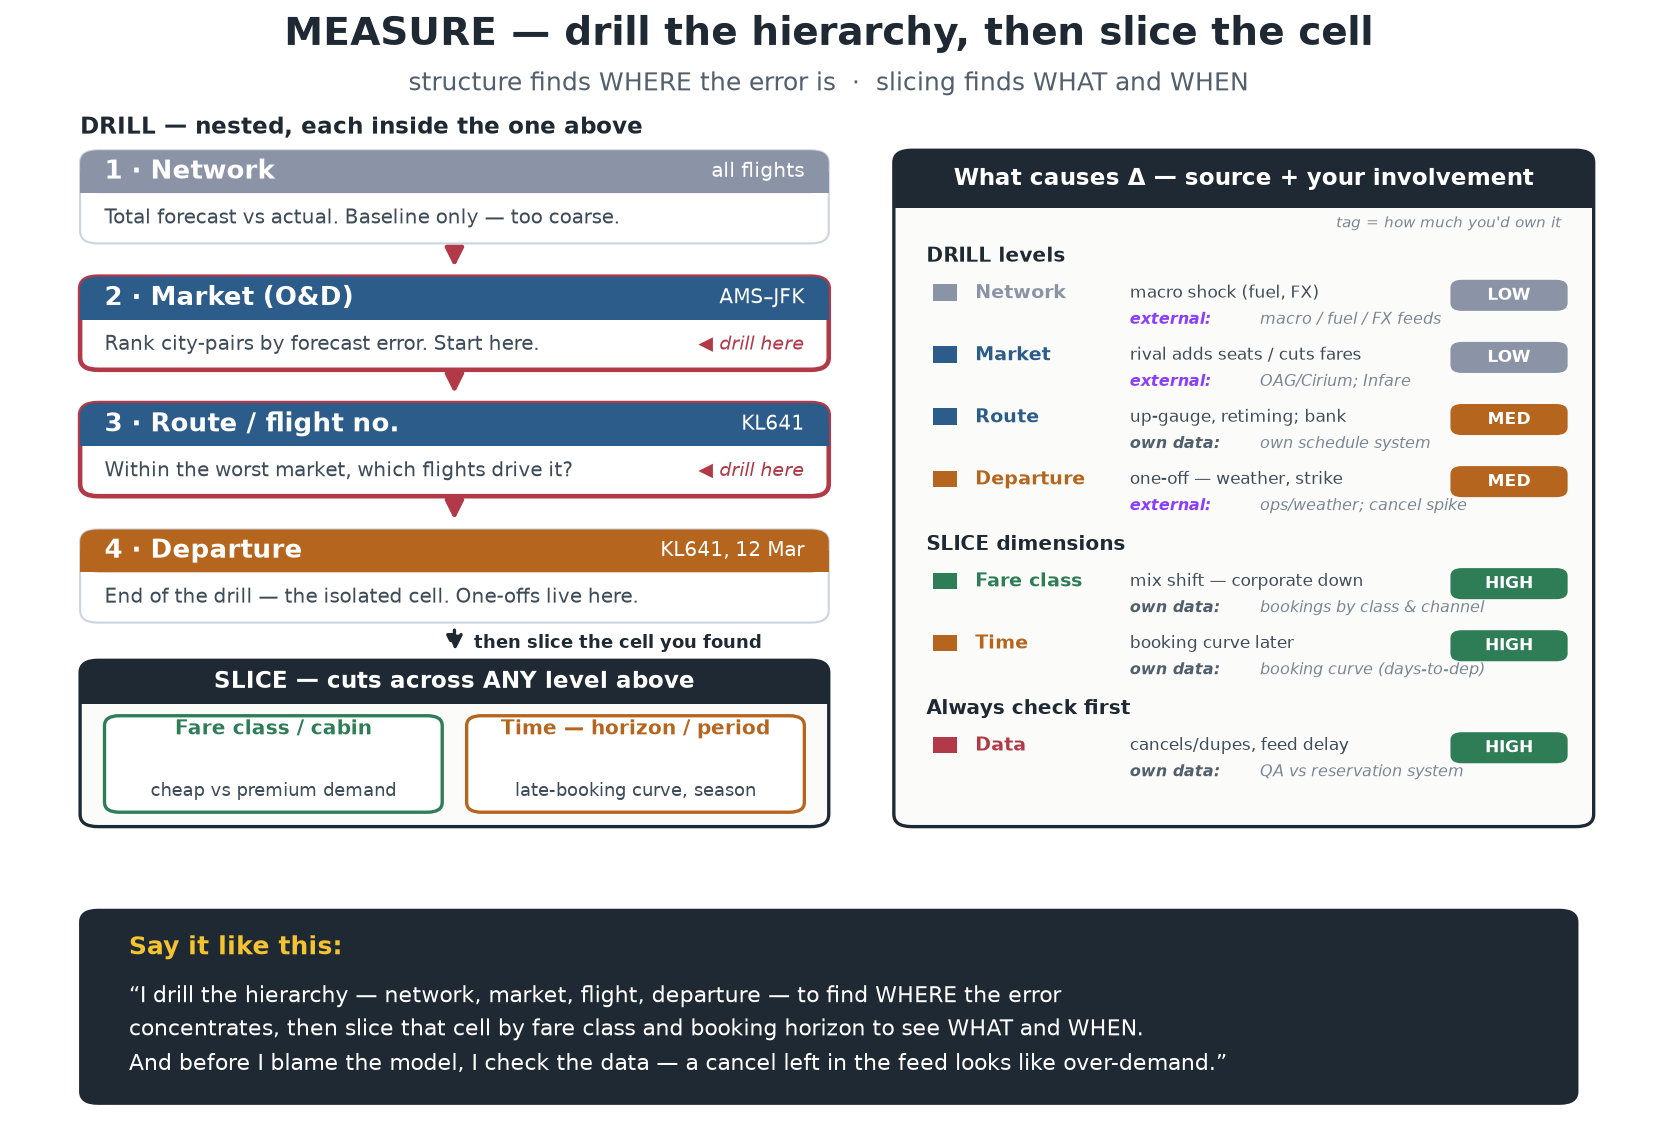

Generate this figure with Python:
import matplotlib
matplotlib.use("Agg")
import matplotlib.pyplot as plt
from matplotlib.patches import FancyBboxPatch, FancyArrowPatch
import os

# ---------------------------------------------------------------------
# MEASURE, done correctly: two distinct operations.
#   DRILL (nested hierarchy):  Network -> Market -> Route -> Departure
#   SLICE (cross-cutting, any level):  Fare class  +  Time (horizon/period)
# Right: causes of the gap, grouped the same way. Bottom: line to say.
# ---------------------------------------------------------------------

BLUE = "#2C5C8A"
AMBER = "#B5651D"
GREEN = "#2E7D57"
GREY = "#8A94A6"
RED = "#B23A48"
INK = "#1F2933"

fig, ax = plt.subplots(figsize=(14, 9.6))
ax.set_xlim(0, 100)
ax.set_ylim(0, 100)
ax.axis("off")
fig.patch.set_facecolor("white")


def hdr_card(x, y, w, h, color, title, grain, body, drill, hf=0.46, fs=12.5):
    edge = RED if drill else "#CBD5E1"
    lw = 2.2 if drill else 1.0
    ax.add_patch(FancyBboxPatch((x, y), w, h,
                 boxstyle="round,pad=0,rounding_size=1.1",
                 facecolor="white", edgecolor=edge, linewidth=lw, zorder=2))
    hh = h * hf
    ax.add_patch(FancyBboxPatch((x, y + h - hh), w, hh,
                 boxstyle="round,pad=0,rounding_size=1.1",
                 facecolor=color, edgecolor=color, linewidth=0, zorder=3))
    ax.add_patch(plt.Rectangle((x, y + h - hh), w, hh * 0.5,
                 facecolor=color, edgecolor="none", zorder=3))
    ax.text(x + 1.5, y + h - hh / 2, title, color="white", fontsize=fs,
            fontweight="bold", va="center", ha="left", zorder=4)
    if grain:
        ax.text(x + w - 1.5, y + h - hh / 2, grain, color="white", fontsize=9.5,
                va="center", ha="right", zorder=4)
    ax.text(x + 1.5, y + (h - hh) / 2, body, color="#3E4C59", fontsize=9.6,
            va="center", ha="left", zorder=4)
    if drill:
        ax.text(x + w - 1.5, y + (h - hh) / 2, "◀ drill here", color=RED,
                fontsize=9, va="center", ha="right", zorder=4, style="italic")


# ---- title ----
ax.text(50, 97.5, "MEASURE — drill the hierarchy, then slice the cell",
        fontsize=18.5, fontweight="bold", ha="center", color=INK)
ax.text(50, 93.4, "structure finds WHERE the error is  ·  slicing finds WHAT and WHEN",
        fontsize=12, ha="center", color="#52606D")

# ---- left: DRILL (nested hierarchy) ----
ax.text(4, 89.5, "DRILL — nested, each inside the one above",
        fontsize=11, fontweight="bold", color=INK, ha="left")
LX, LW = 4, 46
drill = [
    (GREY, "1 · Network", "all flights",
     "Total forecast vs actual. Baseline only — too coarse.", False),
    (BLUE, "2 · Market (O&D)", "AMS–JFK",
     "Rank city-pairs by forecast error. Start here.", True),
    (BLUE, "3 · Route / flight no.", "KL641",
     "Within the worst market, which flights drive it?", True),
    (AMBER, "4 · Departure", "KL641, 12 Mar",
     "End of the drill — the isolated cell. One-offs live here.", False),
]
top, ch, gap = 88, 8.4, 3.0
for i, (c, name, grain, body, dr) in enumerate(drill):
    yy = top - i * (ch + gap) - ch
    hdr_card(LX, yy, LW, ch, c, name, grain, body, dr)
    if i < len(drill) - 1:
        ax.add_patch(FancyArrowPatch((LX + LW / 2, yy - 0.3),
                     (LX + LW / 2, yy - gap + 0.5),
                     arrowstyle="-|>", mutation_scale=18,
                     color=RED, linewidth=2.2, zorder=1))

# ---- left-bottom: SLICE (cross-cutting) ----
sy, sh = 27, 15
ax.add_patch(FancyBboxPatch((LX, sy), LW, sh,
             boxstyle="round,pad=0,rounding_size=1.1",
             facecolor="#FBFBF9", edgecolor=INK, linewidth=1.6, zorder=2))
hh = sh * 0.26
ax.add_patch(FancyBboxPatch((LX, sy + sh - hh), LW, hh,
             boxstyle="round,pad=0,rounding_size=1.1",
             facecolor=INK, edgecolor=INK, linewidth=0, zorder=3))
ax.add_patch(plt.Rectangle((LX, sy + sh - hh), LW, hh * 0.5, facecolor=INK, zorder=3))
ax.text(LX + LW / 2, sy + sh - hh / 2,
        "SLICE — cuts across ANY level above",
        color="white", fontsize=11, fontweight="bold", va="center", ha="center", zorder=4)
# two chips
cw = (LW - 4.5) / 2
for j, (col, lab, txt) in enumerate([
        (GREEN, "Fare class / cabin", "cheap vs premium demand"),
        (AMBER, "Time — horizon / period", "late-booking curve, season")]):
    cx = LX + 1.5 + j * (cw + 1.5)
    ax.add_patch(FancyBboxPatch((cx, sy + 1.3), cw, sh - hh - 2.4,
                 boxstyle="round,pad=0,rounding_size=0.9",
                 facecolor="white", edgecolor=col, linewidth=1.6, zorder=3))
    ax.text(cx + cw / 2, sy + sh - hh - 2.3, lab, color=col, fontsize=9.8,
            fontweight="bold", va="center", ha="center", zorder=4)
    ax.text(cx + cw / 2, sy + 3.2, txt, color="#3E4C59", fontsize=8.6,
            va="center", ha="center", zorder=4)
# arrow: drill feeds slice, labeled
ay0 = top - 3 * (ch + gap) - ch - 0.3
ax.add_patch(FancyArrowPatch((LX + LW / 2, ay0), (LX + LW / 2, sy + sh + 0.4),
             arrowstyle="-|>", mutation_scale=16, color=INK,
             linewidth=1.6, linestyle=(0, (4, 3)), zorder=1))
ax.text(LX + LW / 2 + 1.2, (ay0 + sy + sh) / 2, "then slice the cell you found",
        color=INK, fontsize=8.6, fontweight="bold", va="center", ha="left", zorder=4)

# ---- right: causes, grouped ----
RX, RW = 54, 43
PY, PH = 27, 61
ax.add_patch(FancyBboxPatch((RX, PY), RW, PH,
             boxstyle="round,pad=0,rounding_size=1.1",
             facecolor="#FBFBF9", edgecolor=INK, linewidth=1.6, zorder=2))
hh = PH * 0.085
ax.add_patch(FancyBboxPatch((RX, PY + PH - hh), RW, hh,
             boxstyle="round,pad=0,rounding_size=1.1",
             facecolor=INK, edgecolor=INK, linewidth=0, zorder=3))
ax.add_patch(plt.Rectangle((RX, PY + PH - hh), RW, hh * 0.5, facecolor=INK, zorder=3))
ax.text(RX + RW / 2, PY + PH - hh / 2, "What causes Δ — source + your involvement",
        color="white", fontsize=11, fontweight="bold", va="center", ha="center", zorder=4)

# (color, label, cause, source, external?, rank)  rank 1 = you'd own it most
EXT, OWN = "#8A3FFC", "#52606D"

def tier(r):
    return GREEN if r <= 3 else (AMBER if r <= 5 else GREY)

rows = [
    ("group", "DRILL levels", None, None, None, None),
    (GREY, "Network", "macro shock (fuel, FX)", "macro / fuel / FX feeds", True, 6),
    (BLUE, "Market", "rival adds seats / cuts fares", "OAG/Cirium; Infare", True, 7),
    (BLUE, "Route", "up-gauge, retiming; bank", "own schedule system", False, 4),
    (AMBER, "Departure", "one-off — weather, strike", "ops/weather; cancel spike", True, 5),
    ("group", "SLICE dimensions", None, None, None, None),
    (GREEN, "Fare class", "mix shift — corporate down", "bookings by class & channel", False, 3),
    (AMBER, "Time", "booking curve later", "booking curve (days-to-dep)", False, 2),
    ("group", "Always check first", None, None, None, None),
    (RED, "Data", "cancels/dupes, feed delay", "QA vs reservation system", False, 1),
]
ax.text(RX + RW - 2, PY + PH - hh - 1.4, "tag = how much you'd own it",
        color="#7B8794", fontsize=7.4, va="center", ha="right", zorder=4, style="italic")

def tier_word(r):
    return ("HIGH", GREEN) if r <= 3 else (("MED", AMBER) if r <= 5 else ("LOW", GREY))
iy = PY + PH - hh - 4.4
for col, lab, txt, src, ext, rank in rows:
    if col == "group":
        ax.text(RX + 2, iy, lab, color=INK, fontsize=9.5, fontweight="bold",
                va="center", ha="left", zorder=4)
        iy -= 3.6
        continue
    ax.add_patch(plt.Rectangle((RX + 2.4, iy - 0.4), 1.5, 1.5, facecolor=col, zorder=4))
    ax.text(RX + 5, iy + 0.3, lab, color=col, fontsize=9.2, fontweight="bold",
            va="center", ha="left", zorder=4)
    ax.text(RX + 14.5, iy + 0.3, txt, color="#3E4C59", fontsize=8.3,
            va="center", ha="left", zorder=4)
    tag = "external:" if ext else "own data:"
    ax.text(RX + 14.5, iy - 2.1, tag, color=(EXT if ext else OWN), fontsize=7.6,
            fontweight="bold", va="center", ha="left", zorder=4, style="italic")
    ax.text(RX + 22.5, iy - 2.1, src, color="#7B8794", fontsize=7.6,
            va="center", ha="left", zorder=4, style="italic")
    # involvement tier tag (right)
    word, wcol = tier_word(rank)
    bw = 7.2
    bx = RX + RW - bw - 1.6
    ax.add_patch(FancyBboxPatch((bx, iy - 1.3), bw, 2.8,
                 boxstyle="round,pad=0,rounding_size=0.7",
                 facecolor=wcol, edgecolor="none", zorder=4))
    ax.text(bx + bw / 2, iy + 0.1, word, color="white", fontsize=8.2,
            fontweight="bold", va="center", ha="center", zorder=5)
    iy -= 5.6

# ---- bottom banner ----
ax.add_patch(FancyBboxPatch((4, 2), 92, 17.5,
             boxstyle="round,pad=0,rounding_size=1.1",
             facecolor=INK, edgecolor=INK, zorder=2))
ax.text(7, 17.2, "Say it like this:", color="#F4C430",
        fontsize=12, fontweight="bold", va="top", ha="left", zorder=4)
ax.text(7, 13.2,
        "“I drill the hierarchy — network, market, flight, departure — to find WHERE the error\n"
        "concentrates, then slice that cell by fare class and booking horizon to see WHAT and WHEN.\n"
        "And before I blame the model, I check the data — a cancel left in the feed looks like over-demand.”",
        color="white", fontsize=10.6, va="top", ha="left", zorder=4, linespacing=1.5)

out = os.path.join(os.path.dirname(os.path.abspath(__file__)), "klm_measure_granularity.png")
plt.savefig(out, dpi=150, bbox_inches="tight", facecolor="white")
print(f"wrote {out}")
